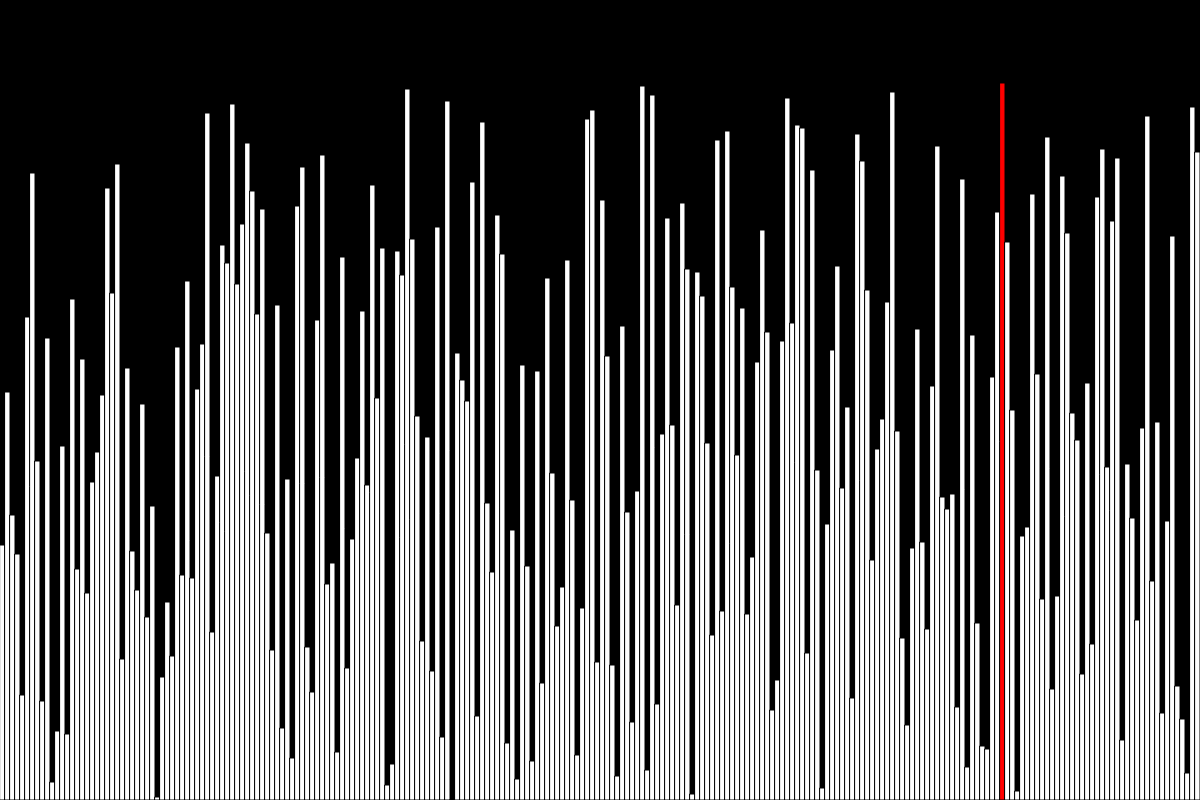
Frame 1 (no input)
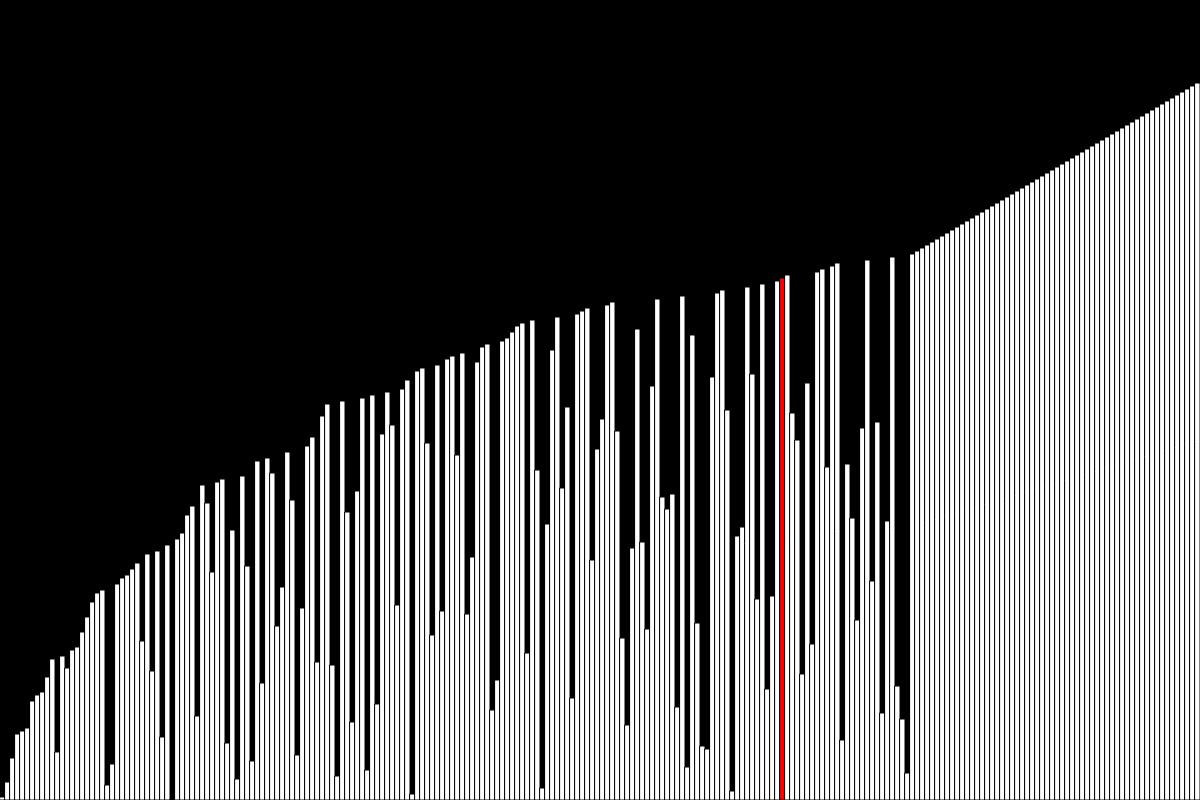
Frame 60 (no input)
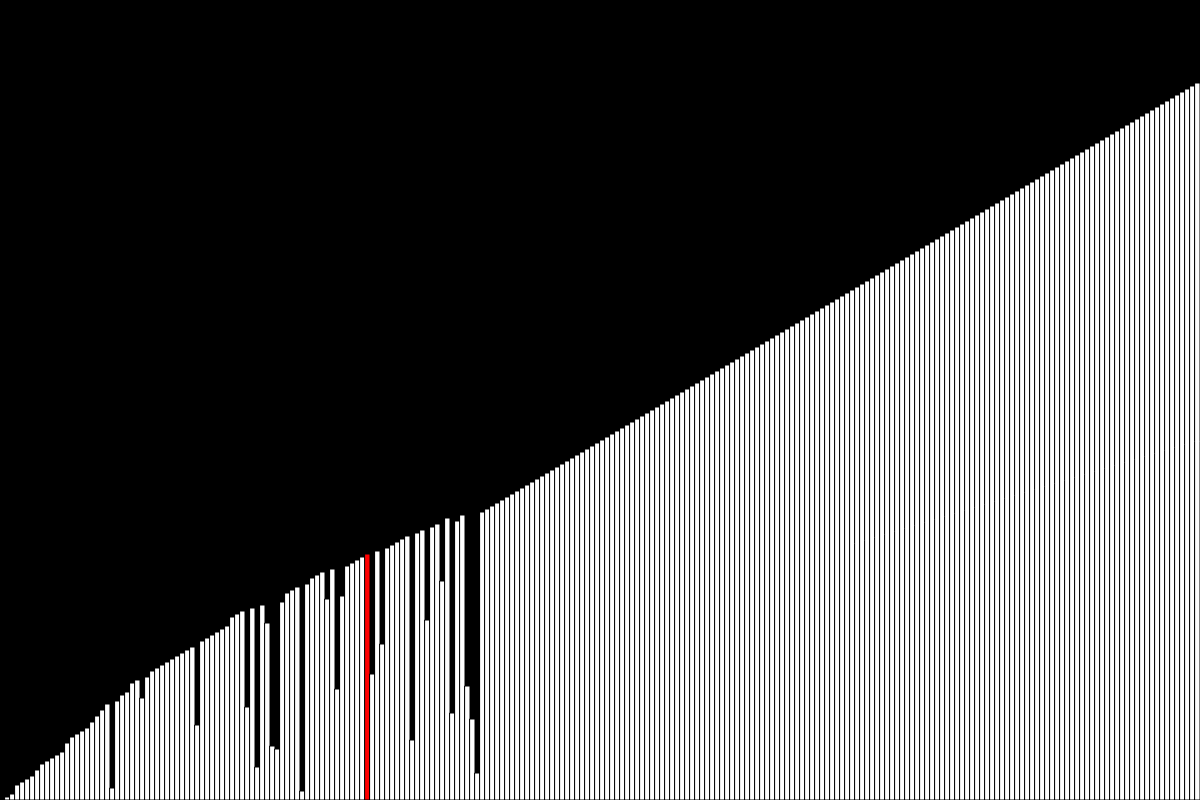
Frame 120 (the mouse pressed at the canvas centre since frame 60)

The p5.js sketch that drew these frames (run headless with seeded random() and noise() and a simulated clock; from frame 60 on, the mouse is pressed at the canvas centre):

// p5.js sketch
// ── sketch.js
let array;
let colW = 5;
let amount;
let spacing;

let currentBar;
let i, j;

let sort;

function setup() {
    createCanvas(1200, 800);
    amount = width / colW;
    spacing = (height - 80) / amount;
    frameRate(60);
    init("bubble");
}

function draw() {
    background(0);
    
    for (let a = 0; a < 200; a++) {
        if (sort === "bubble") {
            if (j >= i) {
                i--;
                j = 0;
            }
            if (i < 0) noLoop();
            if (array[j] > array[j + 1]) [array[j], array[j + 1]] = [array[j + 1], array[j]];
            j++;
            currentBar = j;
        }
    }

    for (let a = 0; a < array.length; a++) {
        fill(a === currentBar ? "red" : 255);
        rect(a * colW, height - array[a], colW, array[a]);
    }
}
// ── descs.js
const parse = t => (t + "").split("\n").map(i => i.trim()).join(" ");
let descs = {
    bubble: {
        title: "Bubble Sort",
        desc: parse`Bubble sort is a simple sorting algorithm that repeatedly steps through the list, compares adjacent elements and swaps them if they are in the
        wrong order. The pass through the list is repeated until the list is sorted. This simple algorithm performs poorly in real world use and is used primarily
        as an educational tool.`
    },
    selection: {
        title: "Selection Sort",
        desc: parse`Selection sort is a sorting algorithm that selects the smallest element from an unsorted list in each iteration and places that element at the
        beginning of the unsorted list. In computer science, selection sort is an in-place comparison sorting algorithm. It has an O(n^2) time complexity, which
        makes it inefficient on large lists.`
    },
    insertion: {
        title: "Insertion Sort",
        desc: parse`Insertion sort is a simple sorting algorithm that builds the final sorted array one item at a time. It isn't very efficient on large lists
        but has several advantages which are that it is simple, adaptive, stable and in-place. At each iteration, insertion sort removes one element from the
        input data, finds its correct location in the sorted list and inserts it there.`
    },
    cocktail: {
        title: "Cocktail Shaker Sort",
        desc: parse`Cocktail shaker sort is a slight variation of bubble sort. It differs in that instead of repeatedly passing through the list from bottom to top,
        it passes alternately from bottom to top and then from top to bottom. It can achieve slightly better performance than a standard bubble sort.`
    },
    merge: {
        title: "Merge Sort",
        desc: parse`Merge sort is a very efficient, general-purpose, and comparison-based sorting algorithm. Firstly, it divides the unsorted list into n sublists,
        each containing one element. Then repeatedly, merge sublists to produce new sorted sublists until there is only one sublist remaining. This will be the
        sorted list.`
    },
    quick: {
        title: "Quick Sort",
        desc: parse`Quicksort is a very efficient sorting algorithm that uses divide-and-conquer. It works by selecting a 'pivot' element from the array and
        partitioning all the elments that are smaller than it to the left, and greater to the right. This makes the algorithm quick because it means that you no
        longer have to compare any of the elements on the left to ones on the right.`
    }
};
// ── dom.js
function toggle(id) {
    if (id === 1) { //play/pause
        let element = document.getElementById("playpause");
        element.classList.toggle("paused");
        paused = !paused;
    } else if (id === 2) { //restart
        let element = document.getElementById("restart");
        if (!element.classList.contains("clicked")) {
            init({ type: sort, newA: false, initialA: true });
            element.classList.toggle("clicked");
            setTimeout(() => element.classList.toggle("clicked"), 800);
        }
    } else if (id === 3 || id === 4) { //new set
        let element = document.getElementsByClassName("btn")[id === 3 ? 0 : 1];
        if (!element.classList.contains("clicked")) {
            init({ type: sort, newA: true, custom: id === 4 ? "reverse" : false });
            element.classList.toggle("clicked");
            setTimeout(() => element.classList.toggle("clicked"), 200);
        }
    } else if (id === 5) { //show current bars
        settings.showCurrBars = !settings.showCurrBars;
    } else if (id === 6) { //show colors
        settings.showBarColors = !settings.showBarColors;
        let element = document.getElementById("cshift");
        element.classList.toggle("visible");
    } else if (id === 7) { //custom array
        let value = document.getElementById("mcontent").children[3].value.trim();
        let error = false;
        if (value.startsWith("[")) {
            if (value.endsWith("]")) value = value.slice(1, value.length - 1);
            else error = true;
        }
        let arr = value.split(",").map(x => parseInt(x)).filter(x => x);
        if (arr.length === 0) error = true;
        let sted = arr.slice().sort((a, b) => a - b);
        for (let x = 0; x < sted.length; x++) {
            if (x + 1 !== sted[x]) error = true;
        }
        if (error) document.getElementById("err").innerHTML = "Please input a full complete array of integers";
        else {
            init({ type: sort, newA: true, custom: arr });
            document.getElementById('modal').style.display = "none";
        }
    } else if (id === 8) { //deploy modal
        let element = document.getElementById("modal");
        element.style.display = "block";
        element.children[0].children[4].innerHTML = "";
        element.children[0].children[3].value = JSON.stringify(array);
    }
}

function manage(type) {
    if (type === "input") {
        let element = document.getElementById("element-amt");
        element.value = element.value.replace(/\D/g, "");
        if (parseInt(element.value) === 0) element.value = "1";
        if (parseInt(element.value) > 1200) element.value = "1200";
        init({ type: sort, newA: true, length: parseInt(element.value) });
    }
}
// ── sorts.js
function BubbleSort(array) {
    let l = array.length;
    for (let i = 0; i < l; i++) {
        let biggest = 0;
        for (let j = 0; j < array.length; j++) {
            if (array[j] > biggest) biggest = array[j];
            if (array[j] > array[j + 1]) [array[j], array[j + 1]] = [array[j + 1], array[j]];
        }
        array.splice(array.indexOf(biggest), 1);
        array.push(biggest);
        l--;
    }
    return array;
}

function SelectionSort(array) {     
    for (let i = 0; i < array.length; i++) {
        let min = i;
        for (let j = i + 1; j < array.length; j++) {
            if (array[j] < array[min]) min = j; 
        }
        if (min != i) [array[i], array[min]] = [array[min], array[i]];
    }
    return array;
}

function InsertionSort(array) {
    for (let i = 1; i < array.length; i++) {
        for (let j = 0; j < i; j++) {
            if (array[i] < array[j]) [array[i], array[j]] = [array[j], array[i]];
        }
    }
    return array;
}

function MergeSort(array, half = array.length / 2) {
    function merger(left, right){
        const arr = [];  
        while (left.length && right.length){
            if (left[0] < right [0]) arr.push(left.shift());
            else arr.push(right.shift());
        }  
        return [...arr, ...left, ...right];
    }
    if (array.length < 2) return array;  
    const left = array.splice(0,half);  
    return merger(MergeSort(left), MergeSort(array));
}

function QuickSort(array) {
    if (array.length < 2) return array;  
    let p = array[0];    
    let l = []; 
    let r = [];  
    for (let i = 1; i < array.length; i++) array[i] < p ? l.push(array[i]) : r.push(array[i]);  
    return QuickSort(l).concat(p, QuickSort(r));
}

// ── styles.css
#playpause {
  border: 0;
  -webkit-transform: scale(0.5);
          transform: scale(0.5);
  left: 1425px;
  top: 51px;
  background: transparent;
  position: absolute;
  -webkit-box-sizing: border-box;
          box-sizing: border-box;
  width: 0;
  height: 74px;
  border-color: transparent transparent transparent black;
  -webkit-transition: 100ms all ease;
  transition: 100ms all ease;
  cursor: pointer;
  border-style: solid;
  border-width: 37px 0 37px 60px;
}

#playpause:hover {
  border-color: transparent transparent transparent black;
}

#playpause.paused {
  border-style: double;
  border-width: 0px 0 0px 60px;
}

#restart {
  position: absolute;
  color: black;
  font-size: 37px;
  left: 1350px;
  top: 110px;
  -webkit-transition: -webkit-transform 0.3s;
  transition: -webkit-transform 0.3s;
  transition: transform 0.3s;
  transition: transform 0.3s, -webkit-transform 0.3s;
  -webkit-user-select: none;
     -moz-user-select: none;
      -ms-user-select: none;
          user-select: none;
}

#restart:hover {
  cursor: pointer;
}

#restart.clicked {
  -webkit-animation: rotate 0.8s;
          animation: rotate 0.8s;
}

@-webkit-keyframes rotate {
  from {
    -webkit-transform: rotate(0deg);
            transform: rotate(0deg);
  }
  to {
    -webkit-transform: rotate(360deg);
            transform: rotate(360deg);
  }
}

@keyframes rotate {
  from {
    -webkit-transform: rotate(0deg);
            transform: rotate(0deg);
  }
  to {
    -webkit-transform: rotate(360deg);
            transform: rotate(360deg);
  }
}

#slider {
  position: absolute;
  width: 250px;
  top: 158px;
  left: 1335px;
}

#select {
  position: absolute;
  top: 194px;
  left: 1465px;
  width: 150px;
  padding: 4px;
  border-radius: 5px;
  background-color: white;
  font-family: sans-serif;
  font-size: 15px;
}

#header {
  position: absolute;
  color: white;
  font-family: sans-serif;
  font-size: 22px;
  margin-top: 8px;
  margin-left: 13px;
}

#btn {
  background-color: #00a2ff;
  border-radius: 10px;
  position: absolute;
  color: white;
  top: 240px;
  left: 1224px;
  font-family: sans-serif;
  font-size: 18px;
  padding: 12px;
  -webkit-transition: all 0.2s;
  transition: all 0.2s;
  -webkit-user-select: none;
     -moz-user-select: none;
      -ms-user-select: none;
          user-select: none;
}

#btn:hover {
  background-color: #0092e6;
  cursor: pointer;
}

#checkbox-container {
  position: absolute;
  margin: 0px;
  top: 350px;
  left: 1222px;
}

#checkbox-container div p {
  margin: 0px;
  margin-bottom: 8px;
  padding: 0px;
  font-family: sans-serif;
  font-size: 30px;
  font-weight: bold;
  display: inline-block;
}

#checkbox-container div input {
  margin-left: 12px;
  position: absolute;
  display: inline;
  cursor: pointer;
  height: 28px;
  width: 28px;
  background-color: #eee;
}

#checkbox-container div input:hover {
  background-color: #ccc;
}

#checkbox-container div input:checked {
  background-color: #2196F3;
}

#checkbox-container div input:after {
  left: 9px;
  top: 5px;
  width: 5px;
  height: 10px;
  border: solid white;
  border-width: 0 3px 3px 0;
  -webkit-transform: rotate(45deg);
          transform: rotate(45deg);
}

#element-config p {
  display: inline-block;
  margin: 0px;
  position: absolute;
  left: 1222px;
  top: 300px;
  font-family: sans-serif;
  font-size: 30px;
  font-weight: bold;
}

#element-config input {
  position: absolute;
  display: inline;
  width: 50px;
  height: 25px;
  top: 303px;
  left: 1535px;
  padding-left: 10px;
  font-size: 15px;
}

#minmax {
  position: absolute;
  font-family: sans-serif;
  top: 265px;
  left: 1493px;
}

#cshift {
  position: absolute;
  display: none;
  top: 430px;
  left: 1222px;
}

#cshift.visible {
  display: inline-block;
}

#cshift p {
  font-family: sans-serif;
  font-weight: bold;
  font-size: 23px;
  display: inline;
}

#cshift input {
  width: 225px;
  margin-left: 15px;
}
/*# sourceMappingURL=styles.css.map */
// ── util.js
function init(type) {
    array = [];
    for (let a = 0; a < amount; a++) array.push(a * spacing);
    for (let a = array.length - 1; a > 0; a--) {
        let b = Math.floor(Math.random() * (a + 1));
        [array[a], array[b]] = [array[b], array[a]];
    }

    sort = type;
    if (type === "bubble") {
        i = array.length - 1;
        j = 0;
    }
}
